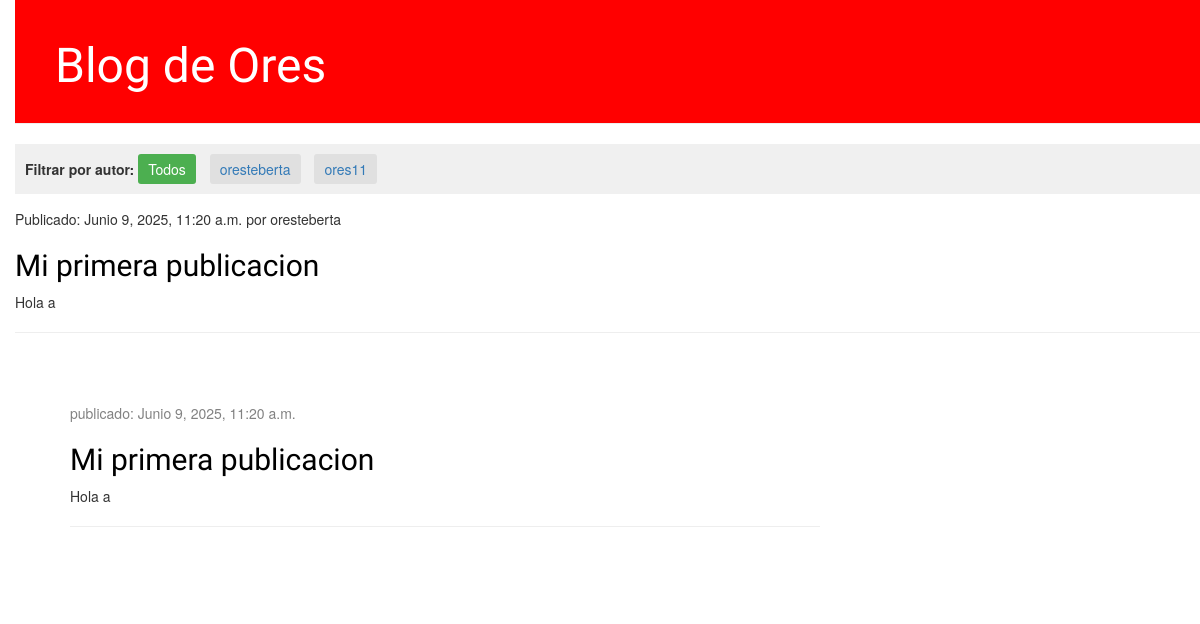
The page / on the database its author committed.
### blog/models.py (models this page shows, shortened)
class Publicacion(models.Model):
    autor = models.ForeignKey(settings.AUTH_USER_MODEL, on_delete=models.CASCADE)
    titulo = models.CharField(max_length=200)
    texto = models.TextField()
    fecha_publicacion = models.DateTimeField(default=timezone.now)

### blog/views.py (the view)
# urls.py: path('', views.lista_publicaciones, name='lista_publicaciones'),
def lista_publicaciones(request):
    publicaciones = Publicacion.objects.filter(fecha_publicacion__lte=timezone.now())
    usuarios = User.objects.all()
    usuario_id = request.GET.get('usuario')
    if usuario_id:
        publicaciones = publicaciones.filter(autor__id=usuario_id)
    return render(request, 'blog/lista_publicaciones.html', {
        'publicaciones': publicaciones,
        'usuarios': usuarios,
        'usuario_activo': int(usuario_id) if usuario_id else None
    })

### blog/templates/blog/lista_publicaciones.html (shortened to what this page needs)
{% load static %}
<!DOCTYPE html>
<html lang="es">
<head>
    <link rel="stylesheet"
          href="//maxcdn.bootstrapcdn.com/bootstrap/3.2.0/css/bootstrap.min.css">
    <link rel="stylesheet"
          href="//maxcdn.bootstrapcdn.com/bootstrap/3.2.0/css/bootstrap-theme.min.css">
    <link rel="stylesheet" href="{% static 'blog/css/blog.css' %}">
</head>
<body>
    <div class="page-header" style="background:red">
        <h1><a href="/">Blog de Ores</a></h1>
    </div>
    <div class="filtro-usuarios">
        <strong>Filtrar por autor:</strong>
        <a href="?"
           class="usuario-filtro {% if not usuario_activo %}activo{% endif %}">Todos</a>
        {% for usuario in usuarios %}
            <a href="?usuario={{ usuario.id }}"
               class="usuario-filtro {% if usuario_activo == usuario.id %}activo{% endif %}">
               {{ usuario.username }}
            </a>
        {% endfor %}
    </div>
    <div class="post">
        {% for publicacion in publicaciones %}
            <p>Publicado: {{ publicacion.fecha_publicacion }}
               por {{ publicacion.autor.username }}</p>
            <h2><a href="">{{ publicacion.titulo }}</a></h2>
            <p>{{ publicacion.texto|linebreaksbr }}</p>
            <hr>
        {% endfor %}
    </div>
    <div class="content container">
        <div class="row">
            <div class="col-md-8">
                {% for publicacion in publicaciones %}
                    <div class="post">
                        <div class="date">
                            <p>publicado: {{ publicacion.fecha_publicacion }}</p>
                        </div>
                        <h2><a href="">{{ publicacion.titulo }}</a></h2>
                        <p>{{ publicacion.texto|linebreaksbr }}</p>
                        <hr>
                    </div>
                {% endfor %}
            </div>
        </div>
    </div>
</body>
</html>

### static/sblog/css/blog.css (style rules this page uses)
h1 a, h2 a { color: #C25100; font-family: 'Lobster'; }
body { padding-left: 15px; }
.filtro-usuarios { margin: 15px 0; padding: 10px; background: #f0f0f0; }
.usuario-filtro { display: inline-block; margin-right: 10px; padding: 5px 10px; background: #e0e0e0; border-radius: 3px; }
.usuario-filtro.activo { background: #4CAF50; color: white; }
.page-header { background-color: #C25100; margin-top: 0; padding: 20px 20px 20px 40px; }
.page-header h1, .page-header h1 a, .page-header h1 a:visited, .page-header h1 a:active { color: #ffffff; font-size: 36pt; text-decoration: none; }
.content { margin-left: 40px; }
h1, h2, h3, h4 { font-family: 'Lobster', cursive; }
.date { color: #828282; }
.post { margin-bottom: 70px; }
.post h2 a, .post h2 a:visited { color: #000000; }

### rows shown on the page
Publicacion: fecha_publicacion "Junio 9, 2025, 11:20 a.m.", autor.username "oresteberta", titulo "Mi primera publicacion", texto "Hola a"

### other values the page prints
{{ usuario.username }} "oresteberta"
{{ usuario.username }} "ores11"
